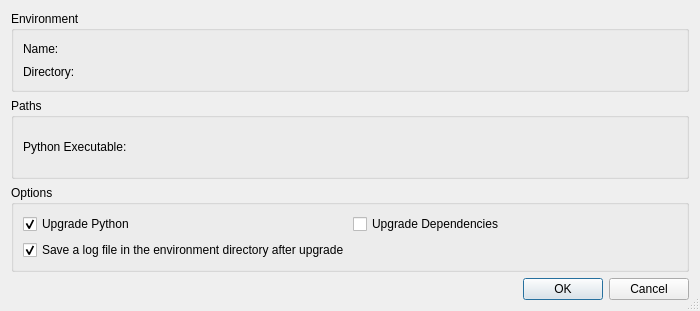
<?xml version="1.0" encoding="UTF-8"?>
<ui version="4.0">
 <class>VirtualenvUpgradeConfigurationDialog</class>
 <widget class="QDialog" name="VirtualenvUpgradeConfigurationDialog">
  <property name="geometry">
   <rect>
    <x>0</x>
    <y>0</y>
    <width>700</width>
    <height>311</height>
   </rect>
  </property>
  <property name="windowTitle">
   <string>Virtual Environment Upgrade Configuration</string>
  </property>
  <property name="sizeGripEnabled">
   <bool>true</bool>
  </property>
  <layout class="QVBoxLayout" name="verticalLayout">
   <item>
    <widget class="QGroupBox" name="groupBox_3">
     <property name="title">
      <string>Environment</string>
     </property>
     <layout class="QGridLayout" name="gridLayout">
      <item row="0" column="0">
       <widget class="QLabel" name="label_2">
        <property name="text">
         <string>Name:</string>
        </property>
       </widget>
      </item>
      <item row="0" column="1">
       <widget class="QLabel" name="envNameLabel">
        <property name="sizePolicy">
         <sizepolicy hsizetype="Expanding" vsizetype="Preferred">
          <horstretch>0</horstretch>
          <verstretch>0</verstretch>
         </sizepolicy>
        </property>
       </widget>
      </item>
      <item row="1" column="0">
       <widget class="QLabel" name="label">
        <property name="text">
         <string>Directory:</string>
        </property>
       </widget>
      </item>
      <item row="1" column="1">
       <widget class="QLabel" name="envDirectoryLabel">
        <property name="sizePolicy">
         <sizepolicy hsizetype="Expanding" vsizetype="Preferred">
          <horstretch>0</horstretch>
          <verstretch>0</verstretch>
         </sizepolicy>
        </property>
       </widget>
      </item>
     </layout>
    </widget>
   </item>
   <item>
    <widget class="QGroupBox" name="groupBox">
     <property name="title">
      <string>Paths</string>
     </property>
     <layout class="QHBoxLayout" name="horizontalLayout_2">
      <item>
       <widget class="QLabel" name="label_5">
        <property name="text">
         <string>Python Executable:</string>
        </property>
       </widget>
      </item>
      <item>
       <widget class="EricPathPicker" name="pythonExecPicker" native="true">
        <property name="sizePolicy">
         <sizepolicy hsizetype="Expanding" vsizetype="Preferred">
          <horstretch>0</horstretch>
          <verstretch>0</verstretch>
         </sizepolicy>
        </property>
        <property name="focusPolicy">
         <enum>Qt::WheelFocus</enum>
        </property>
        <property name="toolTip">
         <string>Enter the Python interpreter for the virtual environment upgrade</string>
        </property>
       </widget>
      </item>
     </layout>
    </widget>
   </item>
   <item>
    <widget class="QGroupBox" name="groupBox_2">
     <property name="title">
      <string>Options</string>
     </property>
     <layout class="QGridLayout" name="gridLayout_2">
      <item row="1" column="0" colspan="2">
       <widget class="QCheckBox" name="logCheckBox">
        <property name="toolTip">
         <string>Select to generate a log file in the environment directory</string>
        </property>
        <property name="text">
         <string>Save a log file in the environment directory after upgrade</string>
        </property>
        <property name="checked">
         <bool>true</bool>
        </property>
       </widget>
      </item>
      <item row="0" column="0">
       <widget class="QCheckBox" name="upgradePythonCheckBox">
        <property name="toolTip">
         <string>Select to upgrade the environment directory to use this version of Python.</string>
        </property>
        <property name="text">
         <string>Upgrade Python</string>
        </property>
        <property name="checked">
         <bool>true</bool>
        </property>
       </widget>
      </item>
      <item row="0" column="1">
       <widget class="QCheckBox" name="upgradeDepsCheckBox">
        <property name="toolTip">
         <string>Select to upgrade the core dependencies</string>
        </property>
        <property name="text">
         <string>Upgrade Dependencies</string>
        </property>
       </widget>
      </item>
     </layout>
    </widget>
   </item>
   <item>
    <widget class="QDialogButtonBox" name="buttonBox">
     <property name="orientation">
      <enum>Qt::Horizontal</enum>
     </property>
     <property name="standardButtons">
      <set>QDialogButtonBox::Cancel|QDialogButtonBox::Ok</set>
     </property>
    </widget>
   </item>
  </layout>
 </widget>
 <customwidgets>
  <customwidget>
   <class>EricPathPicker</class>
   <extends>QWidget</extends>
   <header>EricWidgets/EricPathPicker.h</header>
   <container>1</container>
  </customwidget>
 </customwidgets>
 <resources/>
 <connections>
  <connection>
   <sender>buttonBox</sender>
   <signal>accepted()</signal>
   <receiver>VirtualenvUpgradeConfigurationDialog</receiver>
   <slot>accept()</slot>
   <hints>
    <hint type="sourcelabel">
     <x>248</x>
     <y>254</y>
    </hint>
    <hint type="destinationlabel">
     <x>157</x>
     <y>274</y>
    </hint>
   </hints>
  </connection>
  <connection>
   <sender>buttonBox</sender>
   <signal>rejected()</signal>
   <receiver>VirtualenvUpgradeConfigurationDialog</receiver>
   <slot>reject()</slot>
   <hints>
    <hint type="sourcelabel">
     <x>316</x>
     <y>260</y>
    </hint>
    <hint type="destinationlabel">
     <x>286</x>
     <y>274</y>
    </hint>
   </hints>
  </connection>
 </connections>
</ui>
